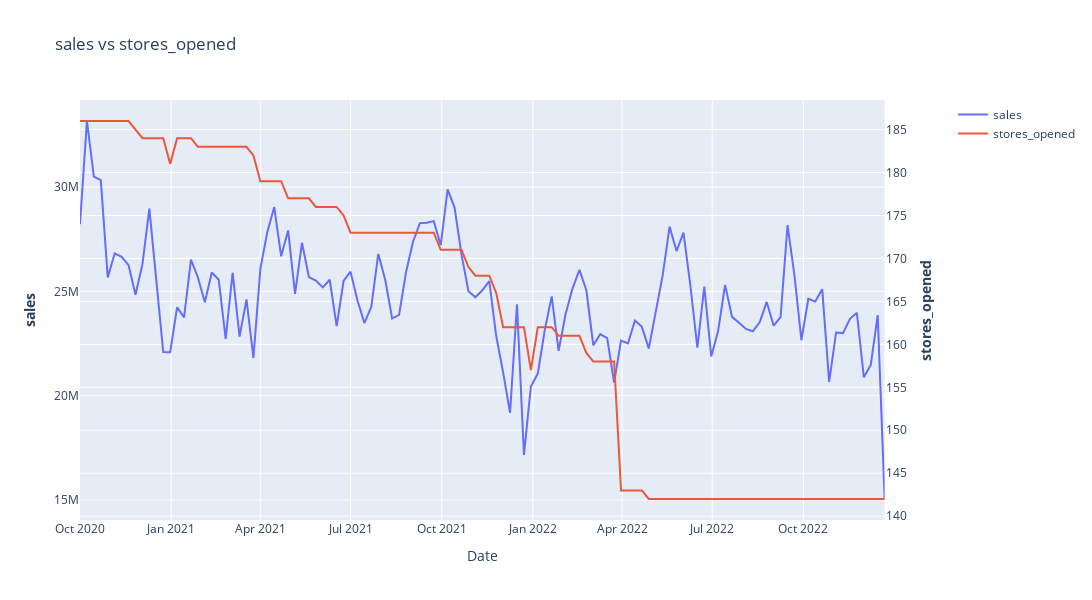

The notebook cell this image was saved under:
### Code cell
line_plot_secondary_axis_px(df=df_week,
                            x_col_name='Date', 
                            y1_col_name='sales', 
                            y2_col_name='stores_opened'
                            )
